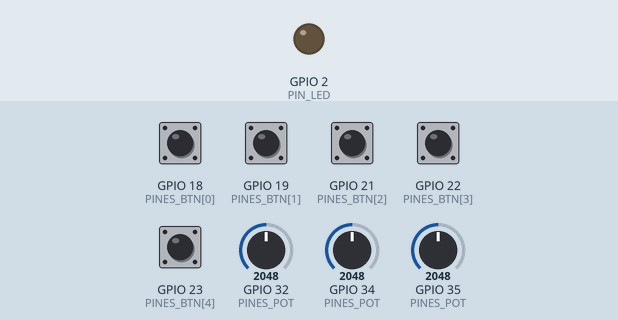
This program was run on a simulated ESP32. Parts: output pins drawn as LEDs (lit = HIGH). The test bench sets the inputs (shaded band); at power-on: GPIO 18 (PINES_BTN[0]), GPIO 19 (PINES_BTN[1]), GPIO 21 (PINES_BTN[2]), GPIO 22 (PINES_BTN[3]), GPIO 23 (PINES_BTN[4]) HIGH, GPIO 32 (PINES_POT) = 2048, GPIO 34 (PINES_POT) = 2048, GPIO 35 (PINES_POT) = 2048 (analog values on the 0–4095 scale). What the program prints to the serial monitor is not drawn.

Above: at 1.2 s.
1.3 s: GPIO 18 (PINES_BTN[0]) pulled LOW for 0.15 s
Timing chart, 0 to 4.3 s (numbered marks = the images above; inputs shaded):
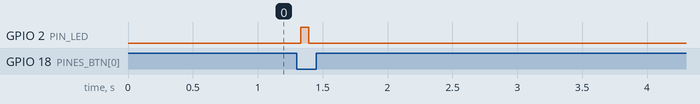

The program:

main.cpp
```cpp
/*
 * Taller Segundo Corte - Consola de mandos ESP32 (real-to-sim)
 * Micros y Laboratorio - UMNG
 *
 * Firmware ÚNICO para los tres incisos del taller. La consola lee
 * 3 potenciómetros y 5 pulsadores y envía su estado completo por USB-Serial
 * (UART0, 115200 baudios) cada 20 ms (50 Hz). Cada script de Python decide
 * qué significa cada control (drones, Baxter con pinza, Atlas).
 *
 *   $<seq>,<t_ms>,<pot1>,<pot2>,<pot3>,<botones>,<c1>,<c2>,<c3>,<c4>,<c5>*<CS>\r\n
 *
 *   seq      contador de tramas (0..65535) -> detectar tramas perdidas
 *   t_ms     millis() del ESP32 al tomar la muestra
 *   pot1..3  lectura ADC filtrada, 12 bits (0..4095)
 *   botones  máscara de bits de los pulsadores PRESIONADOS en este instante
 *            (bit0 = pulsador 1 ... bit4 = pulsador 5)
 *   c1..c5   contador de pulsaciones de cada pulsador (0..65535)
 *   CS       checksum XOR (hex) de todos los caracteres entre '$' y '*'
 *
 * Responde "P<n>\n" con "#PONG,<n>" para medir el RTT desde el PC.
 */

#include <Arduino.h>
#include "esp_timer.h"

// ---------------- Pines (ESP32 DevKit 30 pines) ----------------
const uint8_t PINES_POT[3] = {34, 35, 32};          // ADC1
const uint8_t PINES_BTN[5] = {18, 19, 21, 22, 23};  // a GND, pull-up interno
const uint8_t PIN_LED = 2;                          // LED azul de la placa

// ---------------- Parámetros ----------------
const uint32_t PERIODO_US   = 20000;  // 20 ms -> 50 Hz
const uint8_t  MUESTRAS_ADC = 16;     // promedio por lectura
const float    ALFA_EMA     = 0.35f;  // filtro exponencial
const uint32_t REBOTE_MS    = 30;     // antirrebote
const uint32_t LED_MS       = 60;     // destello del LED al presionar

// ---------------- Temporizador de muestreo ----------------
volatile bool tocaMuestrear = false;
esp_timer_handle_t timerMuestreo;
void alVencerTimer(void *) { tocaMuestrear = true; }

// ---------------- Potenciómetros ----------------
float filtro[3] = {0, 0, 0};

uint16_t leerPromedio(uint8_t pin) {
  uint32_t suma = 0;
  for (uint8_t i = 0; i < MUESTRAS_ADC; i++) suma += analogRead(pin);
  return suma / MUESTRAS_ADC;
}

// ---------------- Pulsadores con antirrebote ----------------
struct Boton {
  uint8_t pin;
  bool estadoEstable;     // HIGH = suelto (pull-up)
  bool lecturaAnterior;
  uint32_t tCambio;
  uint16_t contador;      // número de pulsaciones
};
Boton botones[5];

// Actualiza el botón; devuelve true en el instante en que se presiona
bool actualizarBoton(Boton &b) {
  bool lectura = digitalRead(b.pin);
  if (lectura != b.lecturaAnterior) { b.tCambio = millis(); b.lecturaAnterior = lectura; }
  if ((millis() - b.tCambio) > REBOTE_MS && lectura != b.estadoEstable) {
    b.estadoEstable = lectura;
    if (lectura == LOW) { b.contador++; return true; }
  }
  return false;
}

uint16_t secuencia = 0;
uint32_t tLedApagar = 0;

// ---------------- Comandos del PC (medición de RTT) ----------------
char bufRx[24];
uint8_t idxRx = 0;

void atenderSerial() {
  while (Serial.available()) {
    char c = Serial.read();
    if (c == '\n' || c == '\r') {
      bufRx[idxRx] = '\0';
      if (idxRx > 1 && bufRx[0] == 'P') Serial.printf("#PONG,%s\r\n", bufRx + 1);
      idxRx = 0;
    } else if (idxRx < sizeof(bufRx) - 1) {
      bufRx[idxRx++] = c;
    }
  }
}

// ---------------- Envío de la trama ----------------
void enviarTrama() {
  uint8_t mascara = 0;
  for (uint8_t i = 0; i < 5; i++) if (botones[i].estadoEstable == LOW) mascara |= (1 << i);

  char datos[96];
  int n = snprintf(datos, sizeof(datos), "%u,%lu,%u,%u,%u,%u,%u,%u,%u,%u,%u",
                   secuencia, (unsigned long)millis(),
                   (uint16_t)filtro[0], (uint16_t)filtro[1], (uint16_t)filtro[2], mascara,
                   botones[0].contador, botones[1].contador, botones[2].contador,
                   botones[3].contador, botones[4].contador);
  uint8_t cs = 0;
  for (int i = 0; i < n; i++) cs ^= (uint8_t)datos[i];
  Serial.printf("$%s*%02X\r\n", datos, cs);
  secuencia++;
}

void setup() {
  Serial.begin(115200);
  analogReadResolution(12);
  pinMode(PIN_LED, OUTPUT);

  for (uint8_t i = 0; i < 5; i++) {
    pinMode(PINES_BTN[i], INPUT_PULLUP);
    botones[i] = {PINES_BTN[i], HIGH, HIGH, 0, 0};
  }
  for (uint8_t i = 0; i < 3; i++) filtro[i] = leerPromedio(PINES_POT[i]);

  esp_timer_create_args_t args = {};
  args.callback = &alVencerTimer;
  args.name = "muestreo";
  esp_timer_create(&args, &timerMuestreo);
  esp_timer_start_periodic(timerMuestreo, PERIODO_US);

  Serial.println("#INFO Consola ESP32 - Taller Segundo Corte");
  Serial.println("#INFO Trama: $seq,t_ms,pot1,pot2,pot3,botones,c1,c2,c3,c4,c5*CS a 50 Hz");
}

void loop() {
  for (uint8_t i = 0; i < 5; i++) {
    if (actualizarBoton(botones[i])) {       // destello del LED como confirmación
      digitalWrite(PIN_LED, HIGH);
      tLedApagar = millis() + LED_MS;
    }
  }
  if (tLedApagar && (int32_t)(millis() - tLedApagar) >= 0) {
    digitalWrite(PIN_LED, LOW);
    tLedApagar = 0;
  }

  atenderSerial();

  if (tocaMuestrear) {
    tocaMuestrear = false;
    for (uint8_t i = 0; i < 3; i++) {
      filtro[i] = ALFA_EMA * leerPromedio(PINES_POT[i]) + (1.0f - ALFA_EMA) * filtro[i];
    }
    enviarTrama();
  }
}
```

Measured:
- after the input at 1.3 s, GPIO 2 (PIN_LED): LOW → HIGH at once, → LOW 0.06 s later
